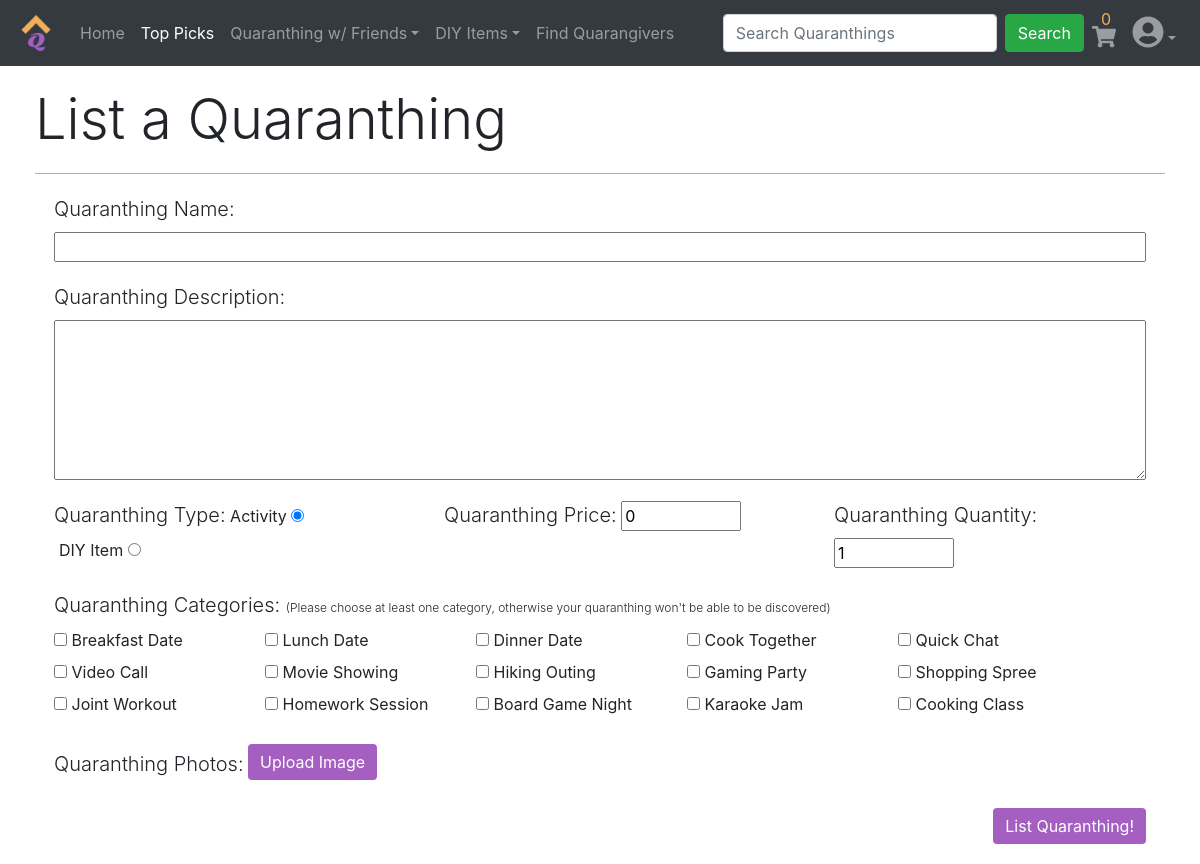
Screenshot of /quaranthings/new (signed in) with the database file from the repository.
### quaranthings/models.py (models this page shows)
class Category(models.Model):
    name = models.CharField(max_length = 255)
    category_type = models.CharField(max_length = 40)
    products = models.ManyToManyField(Product, related_name="categories")
    created_at = models.DateTimeField(auto_now_add=True)
    updated_at = models.DateTimeField(auto_now=True)

### quaranthings/views.py (the view)
# urls.py: path('/new', views.new_quaranthing),
def new_quaranthing(request):
    context = {
        'activity_categories':Category.objects.filter(category_type = 'activity').all(),
        'diy_categories': Category.objects.filter(category_type = 'DIY Item').all()
    }
    return render(request, 'new_quaranthing.html', context)

### quaranthings/templates/new_quaranthing.html (shortened to what this page needs)
<!DOCTYPE html>
<html lang="en">
    <head>
        {% load static %}
        <link rel="stylesheet" href="https://stackpath.bootstrapcdn.com/bootstrap/4.5.0/css/bootstrap.min.css">
        <link rel="stylesheet" href="https://cdnjs.cloudflare.com/ajax/libs/font-awesome/5.14.0/css/all.min.css">
    </head>
    <body>
        <nav class="navbar navbar-expand-md bg-dark navbar-dark">
            <a class="navbar-brand" href="http://localhost:8000"><img src="{% static 'logo.png' %}" alt="Quaranthings logo" class = "icons"></a>
            <div class="collapse navbar-collapse" id="navbarSupportedContent">
                <ul class="navbar-nav mr-auto">
                    <li class="nav-item">
                        <a class="nav-link" href="http://localhost:8000">Home <span class="sr-only">(current)</span></a>
                    </li>
                    <li class="nav-item active">
                        <a class="nav-link" href="http://localhost:8000/quaranthings/top_picks">Top Picks<span class="sr-only">(current)</span></a>
                    </li>
                    <li class="nav-item dropdown">
                        <a class="nav-link dropdown-toggle" href="#" id="friends" role="button" data-toggle="dropdown" aria-haspopup="true" aria-expanded="false">Quaranthing w/ Friends</a>
                    </li>
                    <li class="nav-item dropdown">
                        <a class="nav-link dropdown-toggle" href="#" id="diy" role="button" data-toggle="dropdown" aria-haspopup="true" aria-expanded="false">DIY Items</a>
                    </li>
                    <li class="nav-item">
                        <a class="nav-link" href="#">Find Quarangivers</a>
                    </li>
                </ul>
                <ul class="navbar-nav ml-auto">
                <form class="form-inline  my-lg-0">
                    <input class="form-control mr-sm-2" type="search" placeholder="Search Quaranthings" aria-label="Search" id = "search">
                    <button class="btn btn-success my-2 my-sm-0" type="submit">Search</button>
                    </form>
                <li class="nav-item">
                    <a class="nav-link nav_svg_link" href="#"><i class="fas fa-shopping-cart fa-lg" style = "color: #999d9f;" id = "cart"></i><p id = "cart_items">0</p></a>
                </li>
                {% if request.session.logged_user %}
                <li class="nav-item dropdown">
                    <a class="nav-link dropdown-toggle" href="#" id="user" role="button" data-toggle="dropdown" aria-haspopup="true" aria-expanded="false"><i class="fas fa-user-circle fa-2x"></i></a>
                </li>
                {% else %}
                <li>
                    <a href="http://localhost:8000/login" class = "btn btn-link" style = "margin-top: 6px;">Login</a>
                </li>
                {% endif %}
                </ul>
            </div>
        </nav>
        {% if request.session.logged_user %}
        <div class = "container" style = "padding: 20px 5px;">
            <h1 class = "display-4">List a Quaranthing</h1>
            <div class = "dropdown-divider" style="border-top: 1px solid black !important; opacity: 30%; margin-top: 20px;"></div>
            <div class = "container" style="margin-top: 20px;">
                <form action="http://localhost:8000/quaranthings/process_new_quaranthing" method = "POST" enctype="multipart/form-data" style="padding: 0px 4px">
                    <div class = "field">
                        <label class = "lead">Quaranthing Name:</label>
                        <input type="text" name="name" class = "long_input" required>
                    </div>
                    <div class = "field">
                        <label class = "lead">Quaranthing Description:</label>
                        <textarea name="description" class = "long_input"></textarea>
                    </div>
                    <div style = "width: fit-content; display: flex;">
                        <div class = "field small_field" style="margin-right: 70px;">
                            <label class = "lead">Quaranthing Type:</label>
                            <label>Activity</label>
                            <input type="radio" name="thing_type" value = "activity" checked="checked" id = "activity_cat" onclick="javascript:yesnoCheck();">
                            <label style = "margin-left: 5px;">DIY Item</label>
                            <input type="radio" name="thing_type" value = "diy_item" id = "diy_cat" onclick="javascript:yesnoCheck();">
                        </div>
                        <div class = "field small_field" style="margin-right: 70px;">
                            <label class = "lead">Quaranthing Price:</label>
                            <input type="number" step="0.01" name="price" class = "small_input" value = "0" required>
                        </div>
                        <div class = "field small_field">
                            <label class = "lead">Quaranthing Quantity:</label>
                            <input type="number" name="stock" class = "small_input" value = "1" required>
                        </div>
                    </div>
                    <div class = "field">
                        <label class = "lead" style="display: block;">Quaranthing Categories: <span style="font-size: 12px;">(Please choose at least one category, otherwise your quaranthing won't be able to be discovered)</span></label>
                        <div style = "display:flex;">
                        {% for category in activity_categories %}
                        {% if forloop.counter0|divisibleby:5 %}
                        </div>
                        <div class = "activity" style="display: flex;">
                            <div class = "category" style="width: 170px;">
                                <input type="checkbox" name="{{category.name}}">
                                <label>{{category.name}}</label>
                            </div>
                        {% else %}
                            <div class = "category" style="width: 170px;">
                                <input type="checkbox" name="{{category.name}}">
                                <label>{{category.name}}</label>
                            </div>
                        {% endif %}
                        {% endfor %}
                        </div>
                    </div>
                    <div class = "field">
                        <label class = "lead">Quaranthing Photos:</label>
                        <label class = "btn btn-primary" for="file" style="cursor: pointer;">Upload Image</label>
                    </div>
                    <button class = "btn btn-primary ml-auto" style = "display: block;">List Quaranthing!</button>
                </form>
            </div>
        </div>
        {% endif %}
    </body>
</html>

### quaranthings/templates/new_quaranthing.html (style rules this page uses)
img { height:180px; width:180px; }
.icons { height: 40px; width: 40px; }
#cart_items { color: #f2af58; margin-left: 9px; margin-top:-42px; display: block; }
.fa-shopping-cart { margin-top: 10px; }
.field { margin-bottom: 20px; }
.long_input { width: 100%; display: block; }
textarea { height: 20vh; }
.small_field { width: 320px; }
.small_input { width: 120px; }
.category { margin-right: 41px; }
.btn-primary, .btn-primary:active, .btn-primary:visited { background-color: #a45fc1 !important; border: none; }

### rows the page displays
Category: name "Breakfast Date"
Category: name "Lunch Date"
Category: name "Dinner Date"
Category: name "Cook Together"
Category: name "Quick Chat"
Category: name "Video Call"
Category: name "Movie Showing"
Category: name "Hiking Outing"
Category: name "Gaming Party"
Category: name "Shopping Spree"
Category: name "Joint Workout"
Category: name "Homework Session"
Category: name "Board Game Night"
Category: name "Karaoke Jam"
Category: name "Cooking Class"
